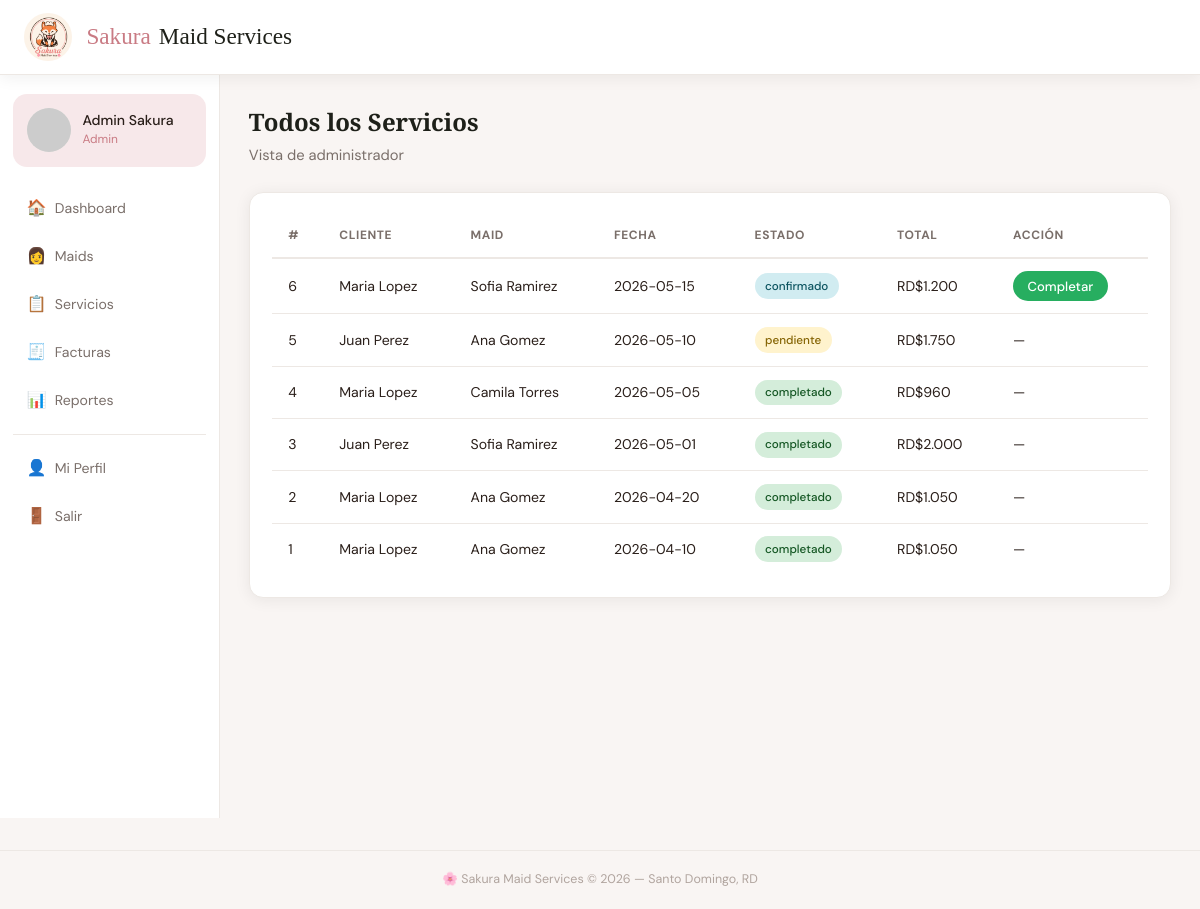
The app's page /servicios (signed in) with its own data.
### tables this page shows
CREATE TABLE IF NOT EXISTS servicio (
  id           INT UNSIGNED AUTO_INCREMENT PRIMARY KEY,
  cliente_id   INT UNSIGNED NOT NULL,
  maid_id      INT UNSIGNED NOT NULL,
  descripcion  TEXT,
  fecha        DATE NOT NULL,
  hora_inicio  TIME NOT NULL,
  hora_fin     TIME NOT NULL,
  direccion    VARCHAR(255) NOT NULL,
  estado       ENUM('pendiente','confirmado','en_progreso','completado','cancelado') NOT NULL DEFAULT 'pendiente',
  precio_total DECIMAL(10,2) DEFAULT 0.00,
  created_at   TIMESTAMP DEFAULT CURRENT_TIMESTAMP,
  FOREIGN KEY (cliente_id) REFERENCES usuario(id),
  FOREIGN KEY (maid_id)    REFERENCES perfil_maid(id)
);

CREATE TABLE IF NOT EXISTS usuario (
  id            INT UNSIGNED AUTO_INCREMENT PRIMARY KEY,
  nombre        VARCHAR(80)  NOT NULL,
  apellido      VARCHAR(80)  NOT NULL,
  email         VARCHAR(150) NOT NULL UNIQUE,
  password_hash VARCHAR(255) NOT NULL,
  telefono      VARCHAR(20),
  rol           ENUM('cliente','maid','admin') NOT NULL DEFAULT 'cliente',
  avatar_seed   VARCHAR(50) DEFAULT NULL,
  created_at    TIMESTAMP DEFAULT CURRENT_TIMESTAMP
);

### app/controllers/ServicioController.php (called while the page is built, shortened)
<?php
class ServicioController {
    public function index(): void {
        requireLogin(); $user=authUser(); $db=getDB();
        if ($user['rol']==='cliente') {
            $s=$db->prepare("SELECT s.*,u.nombre mn,u.apellido ma FROM servicio s JOIN perfil_maid pm ON s.maid_id=pm.id JOIN usuario u ON pm.usuario_id=u.id WHERE s.cliente_id=? ORDER BY s.fecha DESC");
            $s->execute([$user['id']]); $servicios=$s->fetchAll(); $vista='client';
        } else {
            $servicios=$db->query("SELECT s.*,uc.nombre cn,uc.apellido ca,um.nombre mn,um.apellido ma FROM servicio s JOIN usuario uc ON s.cliente_id=uc.id JOIN perfil_maid pm ON s.maid_id=pm.id JOIN usuario um ON pm.usuario_id=um.id ORDER BY s.fecha DESC")->fetchAll(); $vista='admin';
        }
        require __DIR__."/../views/{$vista}/servicios.php";
    }
}

### config/app.php (called while the page is built, shortened)
<?php
function e(string $s): string         { return htmlspecialchars($s, ENT_QUOTES, 'UTF-8'); }

### app/views/admin/servicios.php (the view, shortened to what this page needs)
<?php $pageTitle='Todos los Servicios'; $ap='servicios'; require __DIR__.'/../shared/layout_top.php'; ?>
<div class="page-head"><h1>Todos los Servicios</h1><p>Vista de administrador</p></div>
<div class="card"><div class="table-wrap"><table><thead><tr><th>#</th><th>Cliente</th><th>Maid</th><th>Fecha</th><th>Estado</th><th>Total</th><th>Acción</th></tr></thead><tbody>
<?php foreach($servicios as $s): ?><tr>
<td><?=(int)$s['id']?></td><td><?=e($s['cn'].' '.$s['ca'])?></td><td><?=e($s['mn'].' '.$s['ma'])?></td>
<td><?=e($s['fecha'])?></td><td><span class="badge b-<?=e($s['estado'])?>"><?=e($s['estado'])?></span></td>
<td>RD$<?=number_format((float)$s['precio_total'],0,'.','.')?></td>
<td><?php if($s['estado']==='en_progreso'||$s['estado']==='confirmado'): ?>
<form method="POST" action="/servicios/estado" style="display:inline"><input type="hidden" name="id" value="<?=(int)$s['id']?>">
<button name="estado" value="completado" class="btn btn-success btn-sm">Completar</button></form><?php else: ?>—<?php endif; ?></td>
</tr><?php endforeach; ?></tbody></table></div></div>
<?php require __DIR__.'/../shared/layout_bottom.php'; ?>

### public/index.php (shortened to what this page needs)
<?php
require_once __DIR__.'/../config/app.php';
$uri = strtok($_SERVER['REQUEST_URI'], '?');
$uri = preg_replace('#/+#', '/', $uri);
$uri = rtrim($uri, '/');
$method = $_SERVER['REQUEST_METHOD'];
$routes = [
    ['GET',  '/',                      'HomeController',      'index'],
    ['GET',  '/login',                 'AuthController',      'loginForm'],
    ['POST', '/login',                 'AuthController',      'login'],
    ['GET',  '/registro',              'AuthController',      'registerForm'],
    ['POST', '/registro',              'AuthController',      'register'],
    ['GET',  '/logout',                'AuthController',      'logout'],
    ['GET',  '/dashboard',             'DashboardController', 'index'],
    ['GET',  '/maids',                 'MaidController',      'index'],
    ['GET',  '/maids/perfil',          'MaidController',      'perfil'],
    ['POST', '/maids/perfil',          'MaidController',      'guardarPerfil'],
    ['GET',  '/servicios',             'ServicioController',  'index'],
    ['GET',  '/servicios/nuevo',       'ServicioController',  'nuevo'],
    ['POST', '/servicios/nuevo',       'ServicioController',  'crear'],
    ['POST', '/servicios/estado',      'ServicioController',  'cambiarEstado'],
    ['GET',  '/facturas',              'FacturaController',   'index'],
    ['GET',  '/reportes',              'ReporteController',   'index'],
    ['GET',  '/perfil',                'PerfilController',    'index'],
    ['POST', '/perfil',                'PerfilController',    'actualizar'],
    ['POST', '/perfil/avatar',         'PerfilController',    'actualizarAvatar'],
    ['GET',  '/resenas',               'ResenaController',    'index'],
    ['GET',  '/resenas/crear',         'ResenaController',    'crear'],
    ['POST', '/resenas/crear',         'ResenaController',    'guardar'],
    ['GET',  '/api/dashboard-data',    'ApiController',       'dashboardData'],
    ['GET',  '/api/reporte-data',      'ApiController',       'reporteData'],
];
foreach ($routes as [$rm, $ru, $ctrl, $action]) {
    if ($method === $rm && $uri === $ru) {
        (new $ctrl())->$action(); exit;
    }
}

### public/css/sakura.css (style rules this page uses)
:root { --carbon: #1E2019; --apricot: #FFE1C6; --yellow: #FFFBD9; --olive: #846C5B; --rose: #C97B84; --rose-dark: #a85f69; --rose-pale: #f7e8ea; --white: #ffffff; --g100: #f9f5f3; --g200: #ede8e4; --g400: #b0a49e; --g600: #7a6f6a; --text: #2a1f1a; --r: 14px; --sh: 0 2px 16px rgba(30,32,25,.07); --sh2: 0 8px 40px rgba(30,32,25,.13); }
*,*::before,*::after { box-sizing:border-box;margin:0;padding:0 }
html { font-size:16px;scroll-behavior:smooth }
body { font-family:'DM Sans',sans-serif;color:var(--text);background:var(--g100);min-height:100vh;line-height:1.6 }
h1,h2,h3,.brand { font-family:'Playfair Display',serif }
.btn { display:inline-flex;align-items:center;justify-content:center;gap:.45rem;padding:.78rem 1.6rem;border:none;border-radius:50px;font-family:'DM Sans',sans-serif;font-size:.93rem;font-weight:500;cursor:pointer;transition:all .2s;text-decoration:none;white-space:nowrap }
.btn-success { background:#27ae60;color:#fff }
.btn-sm { padding:.38rem .9rem;font-size:.82rem }
.card { background:var(--white);border-radius:var(--r);padding:1.4rem;box-shadow:var(--sh);border:1px solid var(--g200) }
.page-head { margin-bottom:1.5rem }
.page-head h1 { font-size:1.5rem;color:var(--carbon) }
.page-head p { color:var(--g600);font-size:.92rem;margin-top:.15rem }
.table-wrap { overflow-x:auto }
table { width:100%;border-collapse:collapse;font-size:.88rem }
thead th { padding:.7rem 1rem;text-align:left;font-size:.75rem;text-transform:uppercase;letter-spacing:.05em;color:var(--g600);border-bottom:2px solid var(--g200);white-space:nowrap }
tbody td { padding:.8rem 1rem;border-bottom:1px solid var(--g200);vertical-align:middle }
tbody tr:last-child td { border-bottom:none }
.badge { display:inline-block;padding:.22rem .65rem;border-radius:50px;font-size:.73rem;font-weight:500;white-space:nowrap }
.b-pendiente { background:#fff3cd;color:#856404 }
.b-confirmado { background:#d1ecf1;color:#0c5460 }
.b-completado { background:#d4edda;color:#155724 }

### records on screen
servicio: id "6", cliente.apellido "Maria Lopez", usuario.nombre+apellido "Sofia Ramirez", fecha "2026-05-15", estado "confirmado", precio_total "1.200"
servicio: id "5", cliente.apellido "Juan Perez", usuario.nombre+apellido "Ana Gomez", fecha "2026-05-10", estado "pendiente", precio_total "1.750"
servicio: id "4", cliente.apellido "Maria Lopez", usuario.nombre+apellido "Camila Torres", fecha "2026-05-05", estado "completado", precio_total "960"
servicio: id "3", cliente.apellido "Juan Perez", usuario.nombre+apellido "Sofia Ramirez", fecha "2026-05-01", estado "completado", precio_total "2.000"
servicio: id "2", cliente.apellido "Maria Lopez", usuario.nombre+apellido "Ana Gomez", fecha "2026-04-20", estado "completado", precio_total "1.050"
servicio: id "1", cliente.apellido "Maria Lopez", usuario.nombre+apellido "Ana Gomez", fecha "2026-04-10", estado "completado", precio_total "1.050"
